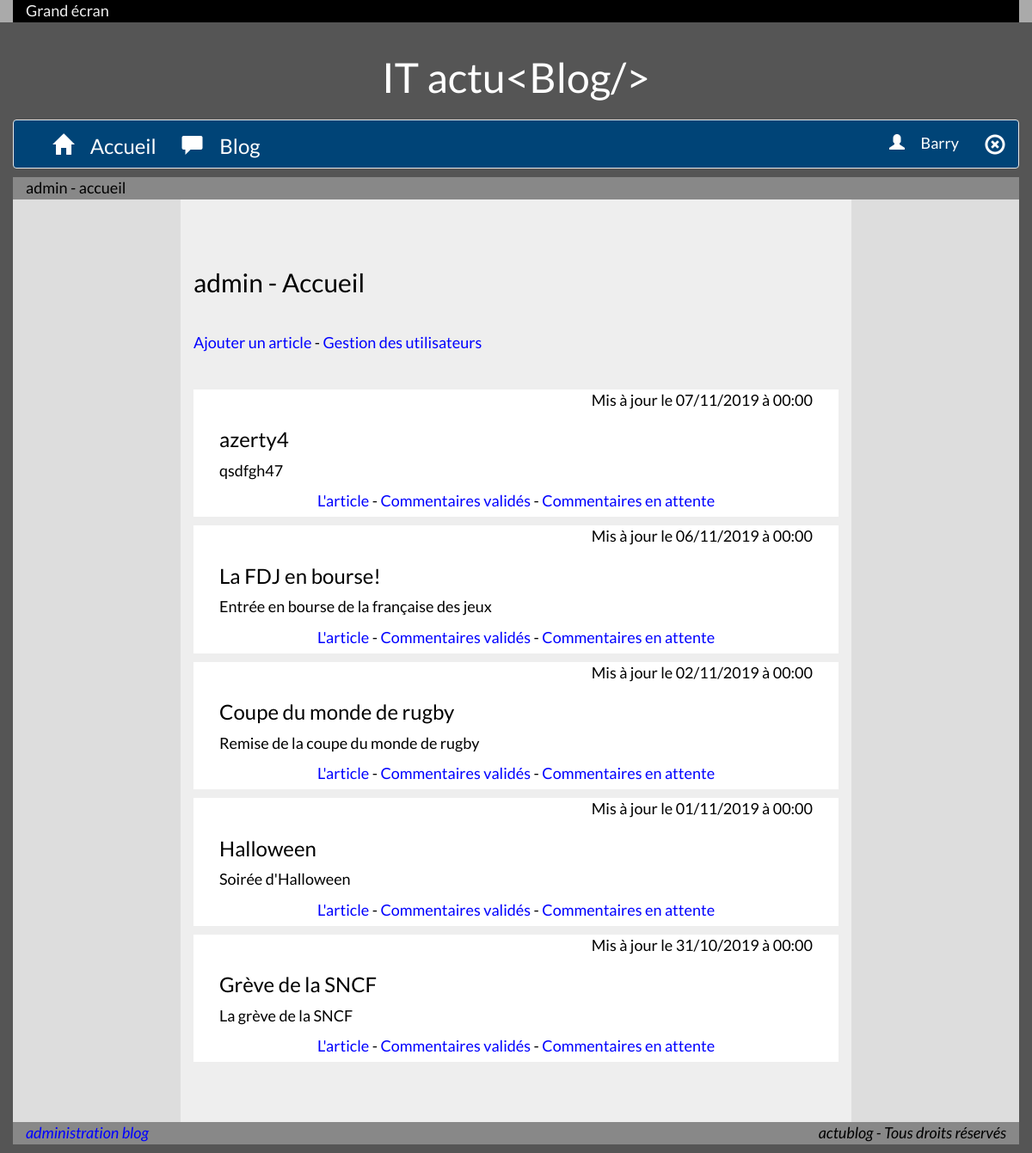
Page /admin_home/index (signed in) on the earlier database version.
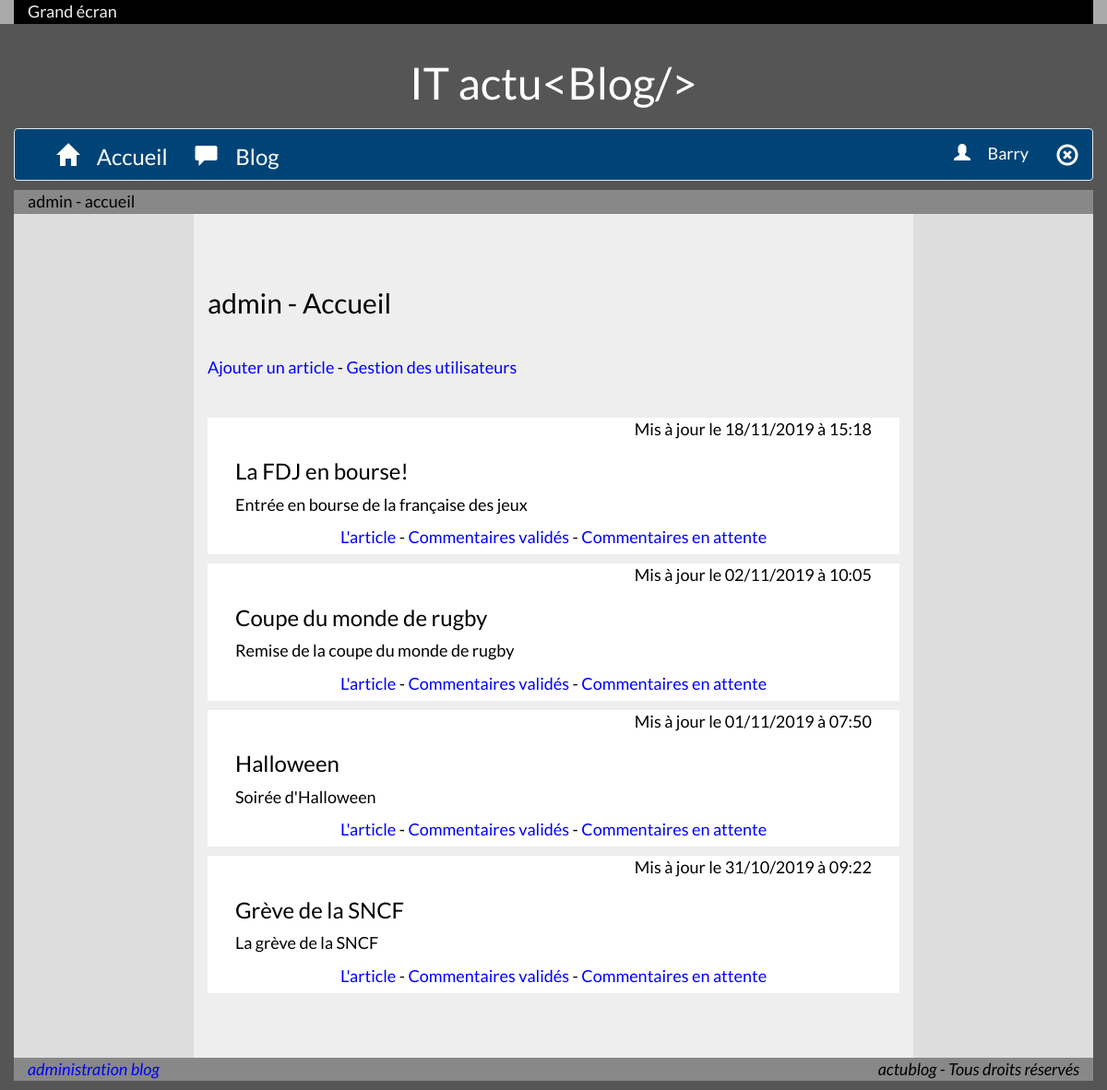
Same page on the later database version.
### tables this page shows
CREATE TABLE IF NOT EXISTS `post` (
  `id_post` int(11) NOT NULL AUTO_INCREMENT,
  `title` varchar(100) NOT NULL,
  `headnote` varchar(500) NOT NULL,
  `content` text NOT NULL,
  `creation_time` datetime NOT NULL,
  `revision_time` datetime NOT NULL,
  `id_user` int(11) NOT NULL,
  PRIMARY KEY (`id_post`),
  KEY `id_user` (`id_user`)
);

### core/View.php (called while the page is built, shortened)
<?php
class View
{
    public function __construct(string $page, string $view, array $vars, bool $noView = false)
    {
        $this->render($page, $view, $vars, $noView);
    }
    public function render(string $page, string $view, array $vars, bool $noView = false)
    {
        if ($noView != false) {
            $content_for_layout = $noView;
        } else {
            extract($vars);
            if (substr($page, 0, 6) == 'admin_') {
                $pathBase = 'views/backend/';
            } else {
                $pathBase = 'views/frontend/';
            }
            if (is_file($pathBase . $page . '/' . $view . '.php')) {
                include ROOT . $pathBase . $page . '/' . $view . '.php';
            } else {
                $content_for_layout = 'NO VIEW';
            }
        }
    }
    public function url(string $page, string $action, array $params = array())
    {
        if (empty($params)) {
            return URLROOT . $page . '/' . $action;
        } else {
            return URLROOT . $page . '/' . $action . '/' . implode('/', $params);
        }
    }
}

### core/Controller.php (called while the page is built, shortened)
<?php
class Controller
{
    private $vars = array();
    public $noView = false;
    public function __construct(array $url)
    {
        $deducedMethodName = lcfirst(implode(array_map('ucfirst', explode('_', $url['action']))));
        call_user_func_array(array($this, $deducedMethodName), $url['params']);
        $this->callView($url['page'], $url['action']);
    }
    public function set(string $varname, $var)
    {
        $this->vars[$varname] = $var;
    }
    public function callView(string $page, string $view)
    {
        $oView = new View($page, $view, $this->vars, $this->noView);
    }
}

### index.php (called while the page is built, shortened)
<?php
require ROOT . '/core/Controller.php';
require ROOT . '/core/View.php';
$session = new Session();
$urlParts = explode('/', strtolower($_GET['rewrite']));
$url = array('page' => null, 'action' => null, 'params' => array());
if (count($urlParts) > 0) {
    $url['page'] = $urlParts[0];
}
if (count($urlParts) > 1) {
    $url['action'] = $urlParts[1];
}
if (!empty($url['page'])) {
    $access = true;
    $basePath = 'controllers/frontend/';
    if (substr($url['page'], 0, 6) == 'admin_') {
        $access = false;
        $basePath = 'controllers/backend/';
        if ($session->isSession('connected') && $session->isSession('admin')) {
            $access = true;
        }
    }
    if (!$access) {
        $url = array('page' => 'common', 'action' => 'access_denied', 'params' => array());
        Controller::redirect($url);
    } else {
        $controllerName = implode(array_map('ucfirst', explode('_', $url['page']))) . 'Controller';
        if (is_file($basePath . $controllerName . '.php')) {
            if (!empty($url['action'])) {
                $methodName = lcfirst(implode(array_map('ucfirst', explode('_', $url['action']))));
                if (method_exists($controllerName, $methodName)) {
                    $url = array('page' => $url['page'], 'action' => $url['action'], 'params' => $url['params']);
                } else {
                    $url = array('page' => $url['page'], 'action' => 'index', 'params' => array());
                    Controller::redirect($url);
                }
            } else {
                $url = array('page' => $url['page'], 'action' => 'index', 'params' => array());
                Controller::redirect($url);
            }
        } else {
            $url = array('page' => 'common', 'action' => 'error404', 'params' => array());
            Controller::redirect($url);
        }
    }
} else {
    $url = array('page' => 'home', 'action' => 'index', 'params' => array());
    Controller::redirect($url);
}
$oController = new $controllerName($url);

### modeles/PostManager.php (called while the page is built, shortened)
<?php
class PostManager extends Manager
{
    public function getAll()
    {
        $req = self::getDb()->query('SELECT * FROM post ORDER BY creation_time DESC;');
        $posts = array();
        while ($row = $req->fetch()) {
            $posts[] = new Post($row);
        }
        return $posts;
    }
}

### modeles/Manager.php (called while the page is built, shortened)
<?php
class Manager
{
    private static $db = false;
    protected static function dbConnect()
    {
        $dbConn = new PDO('mysql:host=localhost;dbname=mvc_blog;charset=UTF8', 'root', '');
        $dbConn->setAttribute(PDO::ATTR_ERRMODE, PDO::ERRMODE_WARNING);
        return $dbConn;
    }
    public static function getDb()
    {
        if (self::$db == false) {
            self::$db = self::dbConnect();
        }
        return self::$db;
    }
}

### controllers/backend/AdminHomeController.php (called while the page is built, shortened)
<?php
class AdminHomeController extends Controller
{
    public function index()
    {
        $postManager = new PostManager();
        $this->set('posts', $postManager->getAll());
    }
}

### modeles/Post.php (called while the page is built, shortened)
<?php
class Post
{
    private $idPost;
    private $title;
    private $headnote;
    private $revisionTime;
    public function idPost()
    {
        return $this->idPost;
    }
    public function title()
    {
        return $this->title;
    }
    public function headnote()
    {
        return $this->headnote;
    }
    public function revisionTime()
    {
        return $this->revisionTime;
    }
    public function setIdPost($id)
    {
        $this->idPost = $id;
    }
    public function setTitle($title)
    {
        $this->title = $title;
    }
    public function setHeadnote($headnote)
    {
        $this->headnote = $headnote;
    }
    public function setRevisionTime($revisionTime)
    {
        $this->revisionTime = $revisionTime;
    }
    public function hydrate(array $datas)
    {
        foreach ($datas as $fieldName => $data) {
            $fieldNameParts = explode('_', $fieldName);
            $methodName = 'set';
            foreach ($fieldNameParts as $fieldNamePart) {
                $methodName .= ucfirst($fieldNamePart);
            }
        }
    }
}

### views/backend/admin_home/index.php (the view, shortened to what the changed rows need)
<h2>admin - Accueil</h2>
<?php foreach ($posts as $post) : ?>
<div class="col-xs-12 post">
    <div class="col-xs-12 text-right">Mis à jour le <?= date('d/m/Y à H:i', strtotime($post->revisionTime())); ?></div>
    <div class="col-xs-12"><h3><?= $post->title(); ?></h3></div>
    <div class="col-xs-12 post-headnote"><p><?= $post->headnote(); ?></p></div>
    <div class="col-xs-12 text-center">
        <p>
            <a href='<?= $this->url('admin_home', 'post', array($post->idPost())); ?>'>
                L'article
            </a> -
            <a href='<?= $this->url('admin_home', 'validated_comments', array($post->idPost())); ?>'>
                Commentaires validés
            </a> -
            <a href='<?= $this->url('admin_home', 'waiting_comments', array($post->idPost())); ?>'>
                Commentaires en attente
            </a>
        </p>
    </div>
</div>
<?php endforeach; ?>

Differences in the rows shown:
removed post: revision_time "07/11/2019 à 00:00", title "azerty4", headnote "qsdfgh47"
changed post "La FDJ en bourse!": revision_time "06/11/2019 à 00:00" → "18/11/2019 à 15:18"
changed post "Coupe du monde de rugby": revision_time "02/11/2019 à 00:00" → "02/11/2019 à 10:05"
changed post "Halloween": revision_time "01/11/2019 à 00:00" → "01/11/2019 à 07:50"
changed post "Grève de la SNCF": revision_time "31/10/2019 à 00:00" → "31/10/2019 à 09:22"
